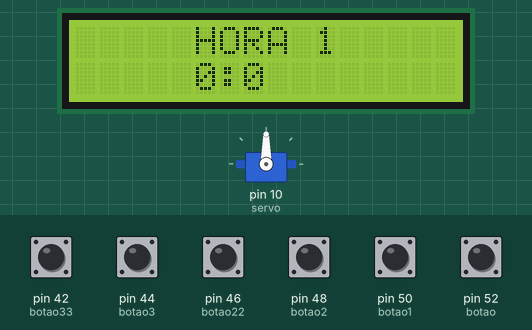
Bench run of a sketch on a simulated Arduino Mega 2560, built with avr-gcc and run on an emulated ATmega2560. On the bench: 16×2 character LCD, servo. Inputs (shaded band) come from the test bench; at power-on: pin 42 (botao33), pin 44 (botao3), pin 46 (botao22), pin 48 (botao2), pin 50 (botao1), pin 52 (botao) LOW. The local clock reads 2024-03-15 10:24:30 at power-on unless the sketch sets it; what the sketch prints to the serial monitor is not drawn.

Above: at 1.2 s.
1.3 s: pin 42 (botao33) pulled HIGH for 1 s
At 3.4 s:
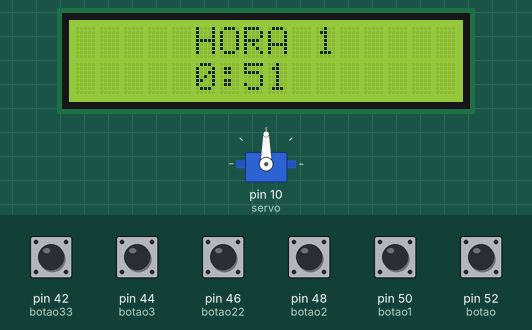
3.8 s: pin 52 (botao) pulled HIGH for 1 s
At 4.6 s:
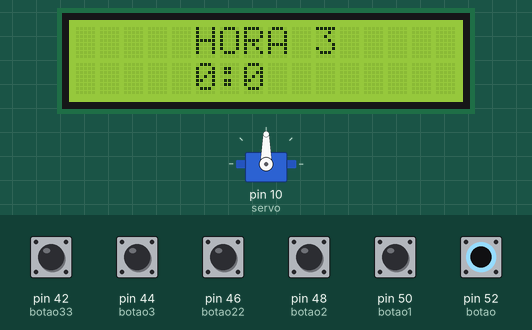
6.3 s: pin 46 (botao22) pulled HIGH for 0.15 s
At 7.6 s:
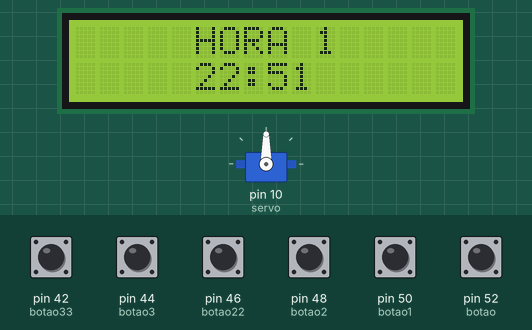
7.9 s: pin 44 (botao3) pulled HIGH for 1 s
At 9.5 s:
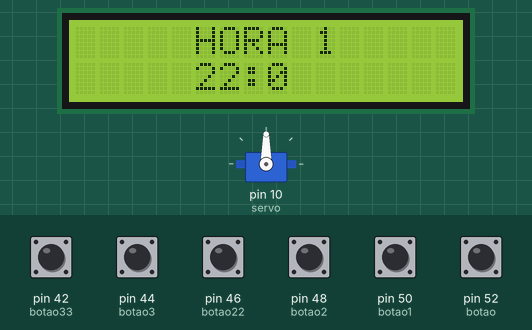
10.4 s: pin 48 (botao2) pulled HIGH for 1 s
At 12.5 s:
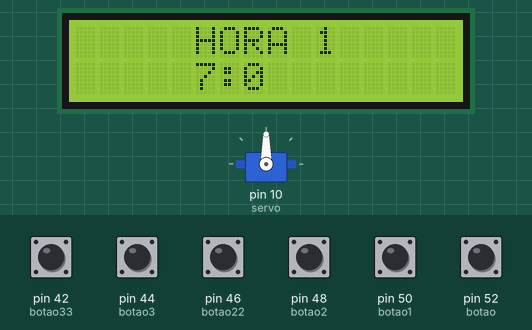
12.9 s: pin 42 (botao33) pulled HIGH for 0.15 s
At 13.7 s:
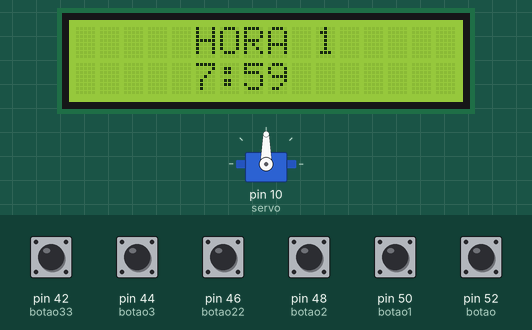
Timing chart, 0 to 15.5 s (numbered marks = the images above; inputs shaded):
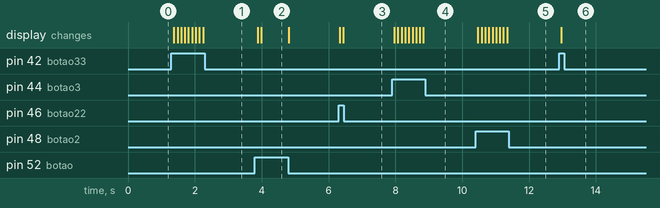

Measured:
- after the input at 1.3 s, the display: first changes after 0.07 s (image 1 shows a later state)
- after the input at 3.8 s, the display: first changes after 0.08 s (image 2 shows a later state)
- after the input at 6.3 s, the display: first changes at once (image 3 shows a later state)
- after the input at 7.9 s, the display: first changes after 0.07 s (image 4 shows a later state)
- after the input at 10.4 s, the display: first changes after 0.07 s (image 5 shows a later state)
- after the input at 12.9 s, the display: changes after 0.07 s (image 6)

The sketch:

Code.ino
```cpp
#include <Wire.h>          //Biblioteca de hora do sistema
#include <LiquidCrystal.h> //Carrega a biblioteca LiquidCrystal
#include "RTClib.h"        //Carrega a biblioteca do RTC
#include <Servo.h>         //Carrega a biblioteca do servo

LiquidCrystal lcd(12, 11, 5, 4, 3, 2); //Define os pinos que serão utilizados para ligação ao display
Servo servo;                           //Cria um servo de nome servo

bool active = false;     //Condição do botão de troca
const int botao = 52;    //Botão para troca de horários (aumento)
const int botao1 = 50;   //Botão para troca de horários (decremento)
const int botao2 = 48;   //Botão para aumentar hora
const int botao22 = 46;  //Botão para diminuir hora
const int botao3 = 44;   //Botão para aumentar minuto
const int botao33 = 42;  //Botão para diminuir minuto
int one[] = {0, 0};      //Array para armezenar horas e minutos da "Hora 1"
int two[] = {0, 0};      //Array para armezenar horas e minutos da "Hora 2"
int three[] = {0, 0};    //Array para armezenar horas e minutos da "Hora 3"
int contador = 0;        //Variável de contagem dos botões
int estado = 0;          //Leitura do estado do botão de aumento dos horários
int estado1 = 0;         //Leitura do estado do botão de decremento dos horários


RTC_DS1307 rtc;    // Cria um RTC_DS1307 chamado rtc

//Array com os dias da semana
char daysOfTheWeek[7][14] = {"Domingo", "Segunda-feira", "Terça-feira", "Quarta-feira", "Quinta-feira", "Sexta-feira", "Sabado"};

//Adicionar um 0 nos horários
String zero(int n){ //função que verifica se o numero é menor
                    //que dez, e se for adiciona o 0 antes
  if(n < 10){       //Exemplo: entra 5, sai 05-> 00:05:00
    return "0" + String(n);       //como seria-> 00:5:00
  }else{
    return String(n);
  }
}

void printTime(){
  DateTime now = rtc.now();  //Variável now do tipo DateTime e define ela como a hora do RTC

  //Imprime as informações: dia da semana, dia/mês/ano - hh:mm:ss
  Serial.print(String(daysOfTheWeek[now.dayOfTheWeek()]) + ", " + zero(now.day()) + "/" + zero(now.month()) + "/" + now.year());
  Serial.print(" - ");
  Serial.println(zero(now.hour()) + ":" + zero(now.minute()) + ":" + zero(now.second()));
}

void setup() {
  lcd.begin(16, 2); //Define o número de colunas e linhas do LCD

  servo.attach(10); //Pino digital do servo

  //Seta os botões como entrada
  pinMode(botao, INPUT);
  pinMode(botao1, INPUT);
  pinMode(botao2, INPUT);
  pinMode(botao22, INPUT);
  pinMode(botao3, INPUT);
  pinMode(botao33, INPUT);

  Serial.begin(9600); //Inicia o monitor serial

  //Se !(not) iniciar o RTC imprime a mensagem
  if(!rtc.begin()){
    Serial.println("RTC não encontrado.");
    while(1);
  }

  //rtc.adjust é a função que envia a data e hora para o RTC:
  //rtc.adjust(DateTime(2017, 10,  18, 14, 58, 15)); //descomente essa linha para alterar a hora do RTC!

  //Condição caso o RTC não esteja funcionando
  if(!rtc.isrunning()){
    Serial.println("RTC nao esta funcionando!");
    rtc.adjust(DateTime(F(__DATE__), F(__TIME__))); //Data e hora da compilação do sketch
  }
}

void loop() {

  printTime(); //Executa a função para imprimir no serial monitor
  DateTime now = rtc.now();  //Variável now do tipo DateTime e define ela como a hora do RTC

  //Leitura dos botões nas variáveis
  estado = digitalRead(botao);
  estado1 = digitalRead(botao1);

  //Condição de troca dos horários (aumento)
  if(estado == 1)
    contador += 1;
    else if(contador >= 3)
      contador = 0;

  //Condição de troca dos horários (decremento)
  if(estado1 == 1) contador -= 1;
    else if(contador <= -1) contador = 2;

  //Caso a troca dos horários ocorra
  switch(contador) {

    //Primeiro caso (Hora 1)
    case 0:
      lcd.clear(); //Limpa a tela
      lcd.setCursor(5, 0); //Posiciona o cursor na coluna 5, linha 0
      lcd.print("HORA 1"); //Envia o texto entre aspas para o LCD
      lcd.setCursor(5, 1); //Posiciona o cursor na coluna 5, linha 1

      //Condição para aumentar as horas
      if(digitalRead(botao2) == 1) {
        one[0] += 1;
        if(one[0] > 23) {
          one[0] = 0;
        }
      }

      //Condição para diminuir as horas
      if(digitalRead(botao22) == 1) {
        one[0] -= 1;
        if(one[0] < 0) {
          one[0] = 23;
        }
      }

      //Condição para aumentar os minutos
      if(digitalRead(botao3) == 1) {
        one[1] += 1;
        if(one[1] > 59) {
          one[1] = 0;
        }
      }

      //Condição para diminuir os minutos
      if(digitalRead(botao33) == 1) {
        one[1] -= 1;
        if(one[1] < 0) {
          one[1] = 59;
        }
      }

      //Escreve no LCD os valores
      lcd.print(one[0]);
      lcd.print(":");
      lcd.print(one[1]);
      delay(100);
      break;

    //Segundo caso (Hora 2)
    case 1:
      lcd.clear(); //Limpa a tela
      lcd.setCursor(5, 0); //Posiciona o cursor na coluna 5, linha 0
      lcd.print("HORA 2"); //Envia o texto entre aspas para o LCD
      lcd.setCursor(5, 1); //Posiciona o cursor na coluna 5, linha 1

      //Condição para aumentar as horas
      if(digitalRead(botao2) == 1) {
        two[0] += 1;
        if(two[0] > 23) {
          two[0] = 0;
        }
      }

      //Condição para diminuir as horas
      if(digitalRead(botao22) == 1) {
        two[0] -= 1;
        if(two[0] < 0) {
          two[0] = 23;
        }
      }

      //Condição para aumentar os minutos
      if(digitalRead(botao3) == 1) {
        two[1] += 1;
        if(two[1] > 59) {
          two[1] = 0;
        }
      }

      //Condição para diminuir os minutos
      if(digitalRead(botao33) == 1) {
        two[1] -= 1;
        if(two[1] < 0) {
          two[1] = 59;
        }
      }

      //Escreve no LCD os valores
      lcd.print(two[0]);
      lcd.print(":");
      lcd.print(two[1]);
      delay(100);
      break;

    //Terceiro caso (Hora 3)
    case 2:
      lcd.clear(); //Limpa a tela
      lcd.setCursor(5, 0); //Posiciona o cursor na coluna 5, linha 0
      lcd.print("HORA 3"); //Envia o texto entre aspas para o LCD
      lcd.setCursor(5, 1); //Posiciona o cursor na coluna 5, linha 1

      //Condição para aumentar as horas
      if(digitalRead(botao2) == 1) {
        three[0] += 1;
        if(three[0] > 23) {
          three[0] = 0;
        }
      }

      //Condição para diminuir as horas
      if(digitalRead(botao22) == 1) {
        three[0] -= 1;
        if(three[0] < 0) {
          three[0] = 23;
        }
      }

      //Condição para aumentar os minutos
      if(digitalRead(botao3) == 1) {
        three[1] += 1;
        if(three[1] > 59) {
          three[1] = 0;
        }
      }

      //Condição para diminuir os minutos
      if(digitalRead(botao33) == 1) {
        three[1] -= 1;
        if(three[1] < 0) {
          three[1] = 59;
        }
      }

      //Escreve no LCD os valores
      lcd.print(three[0]);
      lcd.print(":");
      lcd.print(three[1]);
      delay(100);
      break;
 }

 //Condição teste para verificar o LCD + RTC
 if(now.hour() == one[0] and now.minute() == one[1]) {
  servo.write(180);
  servo.write(-180);
 }
}
```
